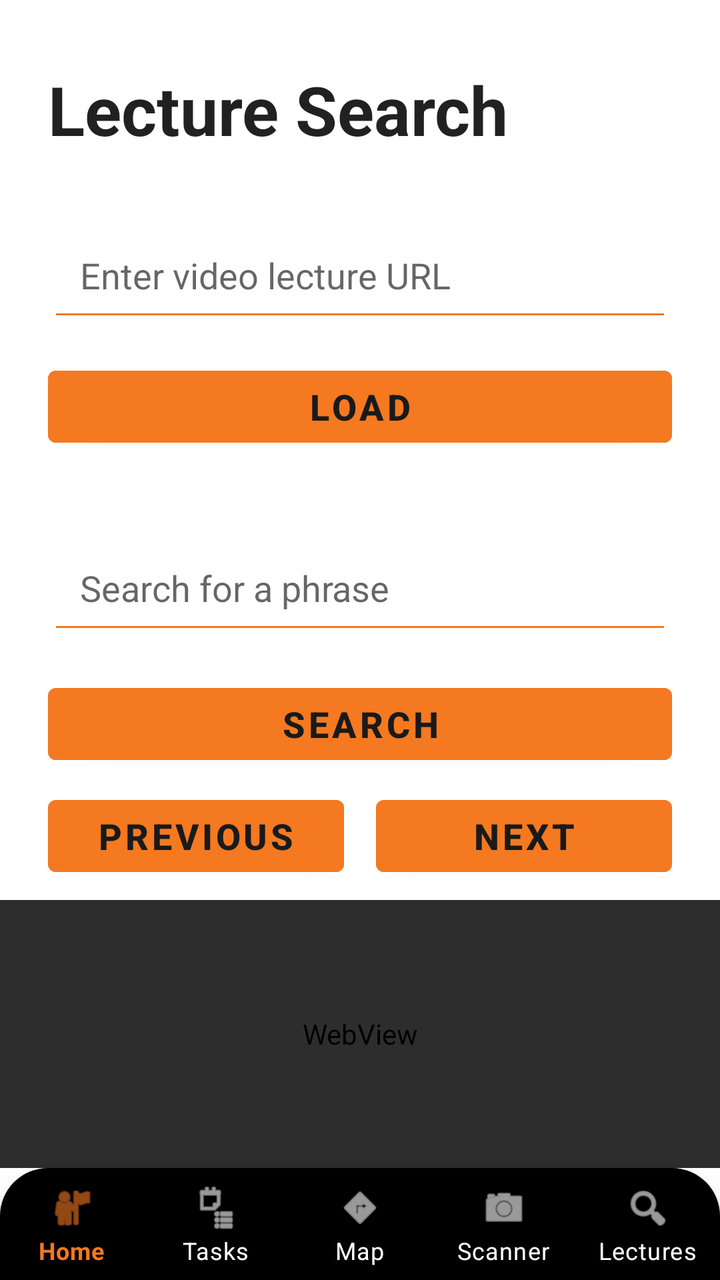
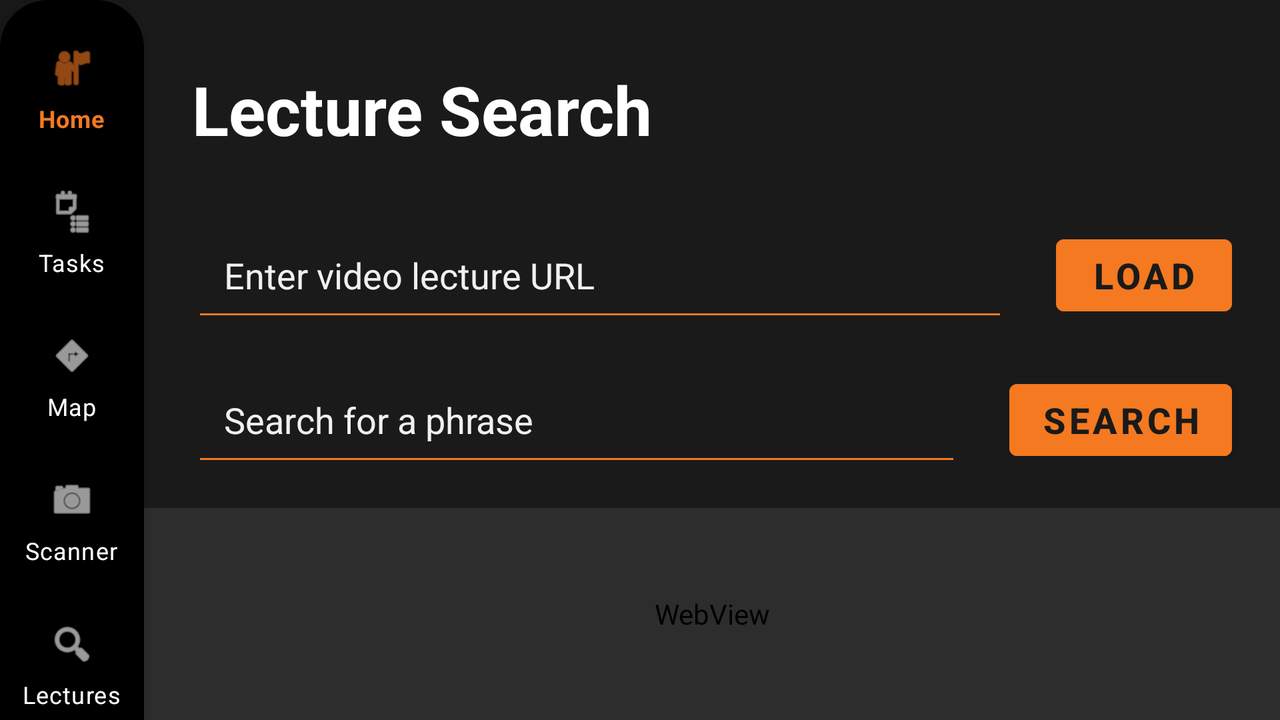

One screen, two layout resources from the same app: the default and the repository's alternative for another configuration. Each is rendered where Android would select it; the XML of both is given below.
<!-- AndroidManifest.xml: application theme Theme.StudentProductivityAPP.Dark -->
<!-- res/layout/activity_video_lecture.xml -->
<?xml version="1.0" encoding="utf-8"?>
<androidx.constraintlayout.widget.ConstraintLayout
    xmlns:android="http://schemas.android.com/apk/res/android"
    xmlns:app="http://schemas.android.com/apk/res-auto"
    xmlns:tools="http://schemas.android.com/tools"
    android:layout_width="match_parent"
    android:layout_height="match_parent"
    android:background="?android:attr/colorBackground"
    android:fitsSystemWindows="true"
    android:paddingTop="16dp"
    tools:context=".features.video_lectures.VideoLectureActivity">

    <TextView
        android:id="@+id/textLectureHeader"
        android:layout_width="wrap_content"
        android:layout_height="wrap_content"
        android:layout_marginStart="24dp"
        android:layout_marginTop="32dp"
        android:text="Lecture Search"
        android:textColor="?android:attr/textColorPrimary"
        android:textSize="34sp"
        android:textStyle="bold"
        app:layout_constraintStart_toStartOf="parent"
        app:layout_constraintTop_toTopOf="parent" />

    <EditText
        android:id="@+id/etVideoUrl"
        android:layout_width="match_parent"
        android:layout_height="wrap_content"
        android:layout_marginHorizontal="24dp"
        android:layout_marginTop="32dp"
        android:backgroundTint="@color/isu_orange"
        android:hint="@string/enter_video_lecture_url"
        android:textColorHint="?android:attr/textColorSecondary"
        android:textColor="?android:attr/textColorPrimary"
        android:inputType="textUri"
        android:padding="16dp"
        app:layout_constraintTop_toBottomOf="@+id/textLectureHeader" />

    <EditText
        android:id="@+id/etSearchPhrase"
        android:layout_width="match_parent"
        android:layout_height="wrap_content"
        android:layout_marginHorizontal="24dp"
        android:layout_marginTop="100dp"
        android:backgroundTint="@color/isu_orange"
        android:hint="@string/search_phrase_hint"
        android:inputType="text"
        android:padding="16dp"
        android:textColorHint="?android:attr/textColorSecondary"
        android:textColor="?android:attr/textColorPrimary"
        app:layout_constraintTop_toBottomOf="@+id/etVideoUrl" />

    <Button
        android:id="@+id/btnLoadVideo"
        android:layout_width="match_parent"
        android:layout_height="wrap_content"
        android:layout_marginHorizontal="24dp"
        android:backgroundTint="@color/isu_orange"
        android:text="Load"
        android:textColor="@color/isu_black"
        android:textSize="18sp"
        android:textStyle="bold"
        app:layout_constraintBottom_toTopOf="@+id/etSearchPhrase"
        app:layout_constraintEnd_toEndOf="parent"
        app:layout_constraintStart_toStartOf="parent"
        app:layout_constraintTop_toBottomOf="@+id/etVideoUrl"
        app:layout_constraintVertical_bias="0.26" />

    <Button
        android:id="@+id/btnSearch"
        android:layout_width="match_parent"
        android:layout_height="wrap_content"
        android:layout_marginHorizontal="24dp"
        android:layout_marginTop="16dp"
        android:backgroundTint="@color/isu_orange"
        android:text="@string/search_button_text"
        android:textColor="@color/isu_black"
        android:textSize="18sp"
        android:textStyle="bold"
        app:layout_constraintEnd_toEndOf="parent"
        app:layout_constraintStart_toStartOf="parent"
        app:layout_constraintTop_toBottomOf="@+id/etSearchPhrase" />

    <Button
        android:id="@+id/btnPrev"
        android:layout_width="0dp"
        android:layout_height="wrap_content"
        android:layout_marginStart="24dp"
        android:layout_marginEnd="8dp"
        android:layout_marginTop="8dp"
        android:backgroundTint="@color/isu_orange"
        android:text="@string/prev_button_text"
        android:textColor="@color/isu_black"
        android:textSize="18sp"
        android:textStyle="bold"
        app:layout_constraintEnd_toStartOf="@+id/btnNext"
        app:layout_constraintHorizontal_bias="0.5"
        app:layout_constraintStart_toStartOf="parent"
        app:layout_constraintTop_toBottomOf="@+id/btnSearch" />

    <Button
        android:id="@+id/btnNext"
        android:layout_width="0dp"
        android:layout_height="wrap_content"
        android:layout_marginStart="8dp"
        android:layout_marginEnd="24dp"
        android:layout_marginTop="8dp"
        android:backgroundTint="@color/isu_orange"
        android:text="@string/next_button_text"
        android:textColor="@color/isu_black"
        android:textSize="18sp"
        android:textStyle="bold"
        app:layout_constraintEnd_toEndOf="parent"
        app:layout_constraintHorizontal_bias="0.5"
        app:layout_constraintStart_toEndOf="@+id/btnPrev"
        app:layout_constraintTop_toBottomOf="@+id/btnSearch" />

    <WebView
        android:id="@+id/webView"
        android:layout_width="0dp"
        android:layout_height="0dp"
        android:layout_marginTop="8dp"
        android:backgroundTint="@color/isu_card_bg"
        app:layout_constraintBottom_toTopOf="@+id/bottomNavigationView"
        app:layout_constraintEnd_toEndOf="parent"
        app:layout_constraintStart_toStartOf="parent"
        app:layout_constraintTop_toBottomOf="@+id/btnPrev" />

    <com.google.android.material.bottomnavigation.BottomNavigationView
        android:id="@+id/bottomNavigationView"
        android:layout_width="match_parent"
        android:layout_height="wrap_content"
        android:background="@drawable/bg_rounded_nav"
        app:itemIconTint="@color/nav_item_colors"
        app:itemTextColor="@color/nav_item_colors"
        app:labelVisibilityMode="labeled"
        app:layout_constraintBottom_toBottomOf="parent"
        app:layout_constraintLeft_toLeftOf="parent"
        app:layout_constraintRight_toRightOf="parent"
        app:menu="@menu/bottom_nav" />

</androidx.constraintlayout.widget.ConstraintLayout>
<!-- resources referenced by this layout -->
<resources>
  <color name="isu_black">#1A1A1A</color>
  <color name="isu_card_bg">#2D2D2D</color>
  <color name="isu_orange">#F47920</color>
  <!-- drawable bg_rounded_nav (drawable) -->
  <?xml version="1.0" encoding="utf-8"?>
  <shape xmlns:android="http://schemas.android.com/apk/res/android">
      <solid android:color="@color/black" />
      <corners
          android:topLeftRadius="24dp"
          android:topRightRadius="24dp" />
  </shape>
  <string name="enter_video_lecture_url">Enter video lecture URL</string>
  <string name="next_button_text">Next</string>
  <string name="prev_button_text">Previous</string>
  <string name="search_button_text">Search</string>
  <string name="search_phrase_hint">Search for a phrase</string>
  <style name="Theme.StudentProductivityAPP.Dark" parent="Theme.MaterialComponents.DayNight.NoActionBar">
          <item name="android:windowBackground">@color/isu_black</item>
      <item name="colorPrimary">@color/isu_orange</item>
      <item name="colorPrimaryVariant">@color/isu_orange</item>
          <item name="colorOnPrimary">@color/black</item>
  
          <item name="colorSecondary">@color/isu_orange</item>
          <item name="colorSecondaryVariant">@color/isu_orange</item>
          <item name="colorOnSecondary">@color/black</item>
  
  <item name="android:statusBarColor">@android:color/transparent</item>
  
          <item name="android:windowLightStatusBar" tools:targetApi="m">false</item>
          <item name="android:navigationBarColor"> @color/isu_black</item>
  
  </style>
  <color name="black">#FF000000</color>
</resources>
<!-- res/layout-w600dp/activity_video_lecture.xml (the repository's variant of the layout above) -->
<!-- drawn on the phone turned sideways -->
<?xml version="1.0" encoding="utf-8"?>
<androidx.constraintlayout.widget.ConstraintLayout
    xmlns:android="http://schemas.android.com/apk/res/android"
    xmlns:app="http://schemas.android.com/apk/res-auto"
    xmlns:tools="http://schemas.android.com/tools"
    android:layout_width="match_parent"
    android:layout_height="match_parent"
    android:background="@color/isu_black"
    android:fitsSystemWindows="true"
    tools:context=".features.video_lectures.VideoLectureActivity">

    <com.google.android.material.navigationrail.NavigationRailView
        android:id="@+id/bottomNavigationView"
        android:layout_width="wrap_content"
        android:layout_height="match_parent"
        app:layout_constraintStart_toStartOf="parent"
        app:layout_constraintTop_toTopOf="parent"
        app:layout_constraintBottom_toBottomOf="parent"
        android:background="@drawable/bg_rounded_nav"
        app:itemIconTint="@color/nav_item_colors"
        app:itemTextColor="@color/nav_item_colors"
        app:labelVisibilityMode="labeled"
        app:menu="@menu/bottom_nav" />

    <TextView
        android:id="@+id/textLectureHeader"
        android:layout_width="wrap_content"
        android:layout_height="wrap_content"
        android:layout_marginStart="24dp"
        android:layout_marginTop="32dp"
        android:text="Lecture Search"
        android:textColor="@color/white"
        android:textSize="34sp"
        android:textStyle="bold"
        app:layout_constraintStart_toEndOf="@id/bottomNavigationView"
        app:layout_constraintTop_toTopOf="parent" />

    <EditText
        android:id="@+id/etVideoUrl"
        android:layout_width="0dp"
        android:layout_height="wrap_content"
        android:layout_marginHorizontal="24dp"
        android:layout_marginTop="32dp"
        android:backgroundTint="@color/isu_orange"
        android:hint="Enter video lecture URL"
        android:textColorHint="@color/isu_gray"
        android:textColor="@color/white"
        android:inputType="textUri"
        android:padding="16dp"
        app:layout_constraintEnd_toStartOf="@+id/btnLoadVideo"
        app:layout_constraintStart_toEndOf="@id/bottomNavigationView"
        app:layout_constraintTop_toBottomOf="@+id/textLectureHeader" />

    <Button
        android:id="@+id/btnLoadVideo"
        android:layout_width="wrap_content"
        android:layout_height="wrap_content"
        android:layout_marginEnd="24dp"
        android:backgroundTint="@color/isu_orange"
        android:text="Load"
        android:textColor="@color/isu_black"
        android:textSize="18sp"
        android:textStyle="bold"
        app:layout_constraintBottom_toBottomOf="@+id/etVideoUrl"
        app:layout_constraintEnd_toEndOf="parent"
        app:layout_constraintTop_toTopOf="@+id/etVideoUrl" />

    <EditText
        android:id="@+id/etSearchPhrase"
        android:layout_width="0dp"
        android:layout_height="wrap_content"
        android:layout_marginHorizontal="24dp"
        android:layout_marginTop="16dp"
        android:backgroundTint="@color/isu_orange"
        android:hint="@string/search_phrase_hint"
        android:inputType="text"
        android:padding="16dp"
        android:textColor="@color/white"
        android:textColorHint="@color/isu_gray"
        app:layout_constraintEnd_toStartOf="@+id/btnSearch"
        app:layout_constraintStart_toEndOf="@id/bottomNavigationView"
        app:layout_constraintTop_toBottomOf="@+id/etVideoUrl" />

    <Button
        android:id="@+id/btnSearch"
        android:layout_width="wrap_content"
        android:layout_height="wrap_content"
        android:layout_marginEnd="24dp"
        android:backgroundTint="@color/isu_orange"
        android:text="@string/search_button_text"
        android:textColor="@color/isu_black"
        android:textSize="18sp"
        android:textStyle="bold"
        app:layout_constraintBottom_toBottomOf="@+id/etSearchPhrase"
        app:layout_constraintEnd_toEndOf="parent"
        app:layout_constraintTop_toTopOf="@+id/etSearchPhrase" />

    <WebView
        android:id="@+id/webView"
        android:layout_width="0dp"
        android:layout_height="0dp"
        android:layout_marginTop="16dp"
        android:backgroundTint="@color/isu_card_bg"
        app:layout_constraintBottom_toBottomOf="parent"
        app:layout_constraintEnd_toEndOf="parent"
        app:layout_constraintStart_toEndOf="@id/bottomNavigationView"
        app:layout_constraintTop_toBottomOf="@+id/etSearchPhrase" />

</androidx.constraintlayout.widget.ConstraintLayout>
<!-- resources referenced by the variant -->
<!-- as the phone turned sideways resolves them -->
<resources>
  <color name="isu_black">#1A1A1A</color>
  <color name="isu_card_bg">#2D2D2D</color>
  <color name="isu_gray">#F0F0F0</color>
  <color name="isu_orange">#F47920</color>
  <color name="white">#FFFFFFFF</color>
  <!-- drawable bg_rounded_nav (drawable) -->
  <?xml version="1.0" encoding="utf-8"?>
  <shape xmlns:android="http://schemas.android.com/apk/res/android">
      <solid android:color="@color/black" />
      <corners
          android:topLeftRadius="24dp"
          android:topRightRadius="24dp" />
  </shape>
  <string name="search_button_text">Search</string>
  <string name="search_phrase_hint">Search for a phrase</string>
  <style name="Theme.StudentProductivityAPP.Dark" parent="Theme.MaterialComponents.DayNight.NoActionBar">
          <item name="android:windowBackground">@color/isu_black</item>
      <item name="colorPrimary">@color/isu_orange</item>
      <item name="colorPrimaryVariant">@color/isu_orange</item>
          <item name="colorOnPrimary">@color/black</item>
  
          <item name="colorSecondary">@color/isu_orange</item>
          <item name="colorSecondaryVariant">@color/isu_orange</item>
          <item name="colorOnSecondary">@color/black</item>
  
  <item name="android:statusBarColor">@android:color/transparent</item>
  
          <item name="android:windowLightStatusBar" tools:targetApi="m">false</item>
          <item name="android:navigationBarColor"> @color/isu_black</item>
  
  </style>
  <color name="black">#FF000000</color>
</resources>
